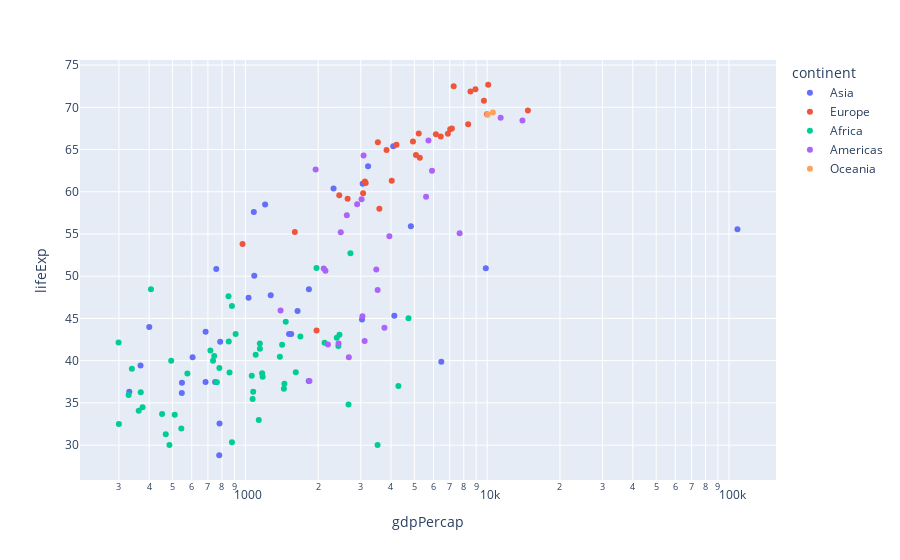

Notebook cell for this chart:
### Code cell
fig = px.scatter(gm_1952, x = 'gdpPercap', y='lifeExp',
                log_x=True, hover_name='country', color='continent')
fig.show()

### Figure 1 — Plotly figure (JSON) as saved in the notebook; plotly's stock layout.template omitted (floating-point values rounded to 4 significant figures)
{"data": [{"hovertemplate": "<b>%{hovertext}</b><br><br>continent=Asia<br>gdpPercap=%{x}<br>lifeExp=%{y}<extra></extra>", "hovertext": ["Afghanistan", "Bahrain", "Bangladesh", "Cambodia", "China", "Hong Kong, China", "India", "Indonesia", "Iran", "Iraq", "Israel", "Japan", "Jordan", "Korea, Dem. Rep.", "Korea, Rep.", "Kuwait", "Lebanon", "Malaysia", "Mongolia", "Myanmar", "Nepal", "Oman", "Pakistan", "Philippines", "Saudi Arabia", "Singapore", "Sri Lanka", "Syria", "Taiwan", "Thailand", "Vietnam", "West Bank and Gaza", "Yemen, Rep."], "legendgroup": "Asia", "marker": {"color": "#636efa", "symbol": "circle"}, "mode": "markers", "name": "Asia", "orientation": "v", "showlegend": true, "type": "scatter", "x": [779.4, 9867.0, 684.2, 368.5, 400.4, 3054.0, 546.6, 749.7, 3035.0, 4130.0, 4087.0, 3217.0, 1547.0, 1088.0, 1031.0, 108400.0, 4835.0, 1831.0, 786.6, 331, 545.9, 1828.0, 684.6, 1273.0, 6460.0, 2315.0, 1084.0, 1643.0, 1207.0, 757.8, 605.1, 1516.0, 781.7], "xaxis": "x", "y": [28.8, 50.94, 37.48, 39.42, 44, 60.96, 37.37, 37.47, 44.87, 45.32, 65.39, 63.03, 43.16, 50.06, 47.45, 55.56, 55.93, 48.46, 42.24, 36.32, 36.16, 37.58, 43.44, 47.75, 39.88, 60.4, 57.59, 45.88, 58.5, 50.85, 40.41, 43.16, 32.55], "yaxis": "y"}, {"hovertemplate": "<b>%{hovertext}</b><br><br>continent=Europe<br>gdpPercap=%{x}<br>lifeExp=%{y}<extra></extra>", "hovertext": ["Albania", "Austria", "Belgium", "Bosnia and Herzegovina", "Bulgaria", "Croatia", "Czech Republic", "Denmark", "Finland", "France", "Germany", "Greece", "Hungary", "Iceland", "Ireland", "Italy", "Montenegro", "Netherlands", "Norway", "Poland", "Portugal", "Romania", "Serbia", "Slovak Republic", "Slovenia", "Spain", "Sweden", "Switzerland", "Turkey", "United Kingdom"], "legendgroup": "Europe", "marker": {"color": "#EF553B", "symbol": "circle"}, "mode": "markers", "name": "Europe", "orientation": "v", "showlegend": true, "type": "scatter", "x": [1601.0, 6137.0, 8343.0, 973.5, 2444.0, 3119.0, 6876.0, 9692.0, 6425.0, 7030.0, 7144.0, 3531.0, 5264.0, 7268.0, 5210.0, 4931.0, 2648.0, 8942.0, 10100.0, 4029.0, 3068.0, 3145.0, 3581.0, 5075.0, 4215.0, 3834.0, 8528.0, 14730.0, 1969.0, 9980.0], "xaxis": "x", "y": [55.23, 66.8, 68, 53.82, 59.6, 61.21, 66.87, 70.78, 66.55, 67.41, 67.5, 65.86, 64.03, 72.49, 66.91, 65.94, 59.16, 72.13, 72.67, 61.31, 59.82, 61.05, 58.0, 64.36, 65.57, 64.94, 71.86, 69.62, 43.59, 69.18], "yaxis": "y"}, {"hovertemplate": "<b>%{hovertext}</b><br><br>continent=Africa<br>gdpPercap=%{x}<br>lifeExp=%{y}<extra></extra>", "hovertext": ["Algeria", "Angola", "Benin", "Botswana", "Burkina Faso", "Burundi", "Cameroon", "Central African Republic", "Chad", "Comoros", "Congo, Dem. Rep.", "Congo, Rep.", "Cote d'Ivoire", "Djibouti", "Egypt", "Equatorial Guinea", "Eritrea", "Ethiopia", "Gabon", "Gambia", "Ghana", "Guinea", "Guinea-Bissau", "Kenya", "Lesotho", "Liberia", "Libya", "Madagascar", "Malawi", "Mali", "Mauritania", "Mauritius", "Morocco", "Mozambique", "Namibia", "Niger", "Nigeria", "Reunion", "Rwanda", "Sao Tome and Principe", "Senegal", "Sierra Leone", "Somalia", "South Africa", "Sudan", "Swaziland", "Tanzania", "Togo", "Tunisia", "Uganda", "Zambia", "Zimbabwe"], "legendgroup": "Africa", "marker": {"color": "#00cc96", "symbol": "circle"}, "mode": "markers", "name": "Africa", "orientation": "v", "showlegend": true, "type": "scatter", "x": [2449.0, 3521.0, 1063.0, 851.2, 543.3, 339.3, 1173.0, 1071.0, 1179.0, 1103.0, 780.5, 2126.0, 1389.0, 2670.0, 1419.0, 375.6, 328.9, 362.1, 4293.0, 485.2, 911.3, 510.2, 299.9, 853.5, 298.8, 575.6, 2388.0, 1443.0, 369.2, 452.3, 743.1, 1968.0, 1688.0, 468.5, 2424.0, 761.9, 1077.0, 2719.0, 493.3, 879.6, 1450.0, 879.8, 1136.0, 4725.0, 1616.0, 1148.0, 716.7, 859.8, 1468.0, 734.8, 1147.0, 406.9], "xaxis": "x", "y": [43.08, 30.02, 38.22, 47.62, 31.98, 39.03, 38.52, 35.46, 38.09, 40.72, 39.14, 42.11, 40.48, 34.81, 41.89, 34.48, 35.93, 34.08, 37.0, 30, 43.15, 33.61, 32.5, 42.27, 42.14, 38.48, 42.72, 36.68, 36.26, 33.69, 40.54, 50.99, 42.87, 31.29, 41.73, 37.44, 36.32, 52.72, 40, 46.47, 37.28, 30.33, 32.98, 45.01, 38.63, 41.41, 41.22, 38.6, 44.6, 39.98, 42.04, 48.45], "yaxis": "y"}, {"hovertemplate": "<b>%{hovertext}</b><br><br>continent=Americas<br>gdpPercap=%{x}<br>lifeExp=%{y}<extra></extra>", "hovertext": ["Argentina", "Bolivia", "Brazil", "Canada", "Chile", "Colombia", "Costa Rica", "Cuba", "Dominican Republic", "Ecuador", "El Salvador", "Guatemala", "Haiti", "Honduras", "Jamaica", "Mexico", "Nicaragua", "Panama", "Paraguay", "Peru", "Puerto Rico", "Trinidad and Tobago", "United States", "Uruguay", "Venezuela"], "legendgroup": "Americas", "marker": {"color": "#ab63fa", "symbol": "circle"}, "mode": "markers", "name": "Americas", "orientation": "v", "showlegend": true, "type": "scatter", "x": [5911.0, 2677.0, 2109.0, 11370.0, 3940.0, 2144.0, 2627.0, 5587.0, 1398.0, 3522.0, 3048.0, 2428.0, 1840.0, 2195.0, 2899.0, 3478.0, 3112.0, 2480.0, 1952.0, 3759.0, 3082.0, 3023.0, 13990.0, 5717.0, 7690.0], "xaxis": "x", "y": [62.48, 40.41, 50.92, 68.75, 54.74, 50.64, 57.21, 59.42, 45.93, 48.36, 45.26, 42.02, 37.58, 41.91, 58.53, 50.79, 42.31, 55.19, 62.65, 43.9, 64.28, 59.1, 68.44, 66.07, 55.09], "yaxis": "y"}, {"hovertemplate": "<b>%{hovertext}</b><br><br>continent=Oceania<br>gdpPercap=%{x}<br>lifeExp=%{y}<extra></extra>", "hovertext": ["Australia", "New Zealand"], "legendgroup": "Oceania", "marker": {"color": "#FFA15A", "symbol": "circle"}, "mode": "markers", "name": "Oceania", "orientation": "v", "showlegend": true, "type": "scatter", "x": [10040.0, 10560.0], "xaxis": "x", "y": [69.12, 69.39], "yaxis": "y"}], "layout": {"legend": {"title": {"text": "continent"}, "tracegroupgap": 0}, "margin": {"t": 60}, "xaxis": {"anchor": "y", "domain": [0, 1], "title": {"text": "gdpPercap"}, "type": "log"}, "yaxis": {"anchor": "x", "domain": [0, 1], "title": {"text": "lifeExp"}}}}
